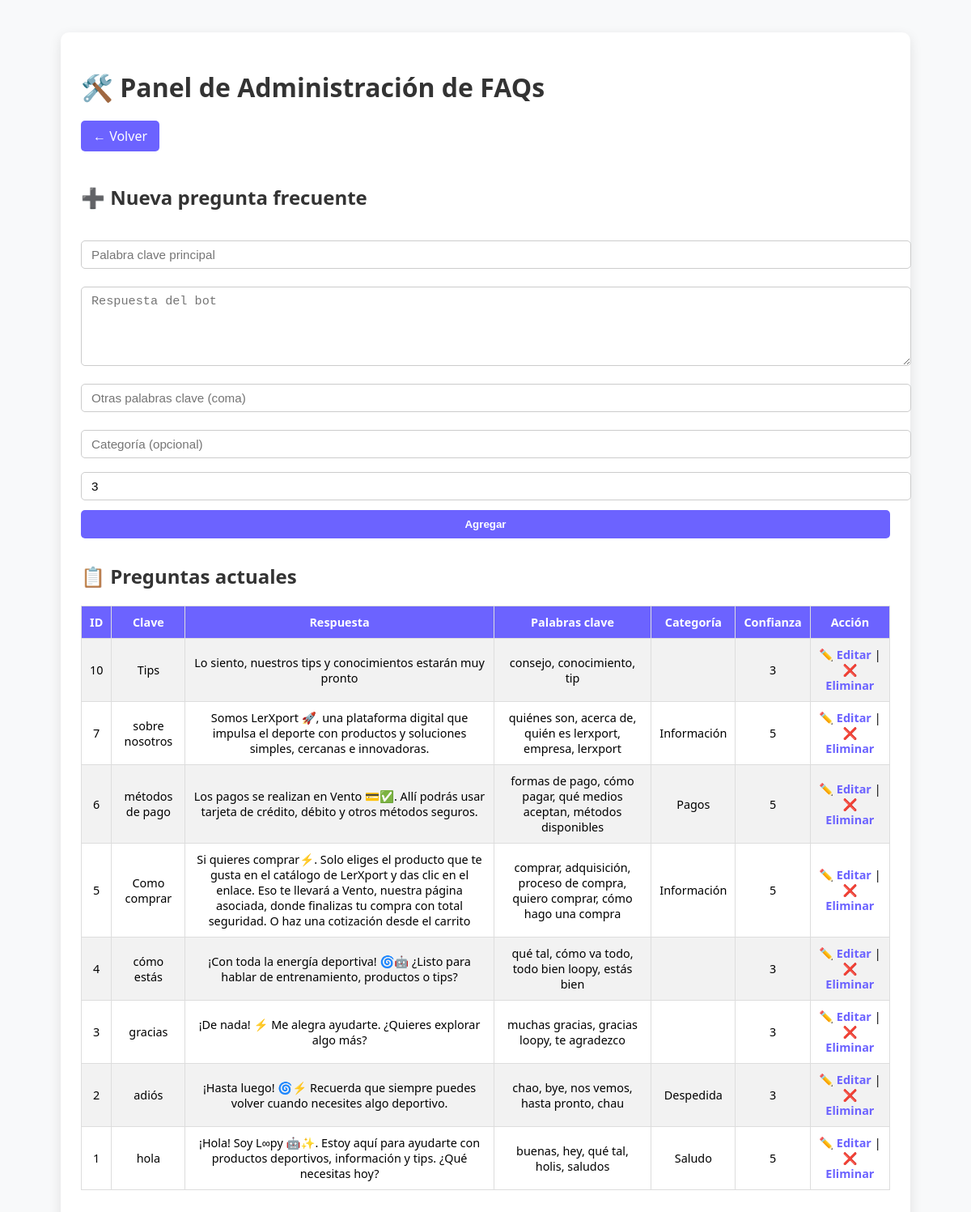
Page /Loopy/admin_faq.php on the committed database.
### tables this page shows
CREATE TABLE `faq` (
  `id` int(11) NOT NULL,
  `pregunta_clave` varchar(255) NOT NULL,
  `respuesta` text NOT NULL,
  `palabras_clave` text DEFAULT NULL,
  `categoria` varchar(50) DEFAULT NULL,
  `confianza` int(11) DEFAULT 1
);

### Loopy/admin_faq.php (the view, shortened to what this page needs)
<?php
include '../ASSETS/PHP/conexion.php';
$faqs = $conn->query("SELECT * FROM faq ORDER BY id DESC");
$modoEditar = isset($_GET['edit']);
$faqEditar = null;
?>
<!DOCTYPE html>
<html lang="es">
<head>
    <link rel="stylesheet" href="style.css">
</head>
<body>
<div class="panel">
    <h1>🛠️ Panel de Administración de FAQs</h1>
    <a href="../VIEW/Admin.php" class="btn-volver">← Volver</a>
    <form method="POST">
        <h2><?= $modoEditar ? "✏️ Editar respuesta existente" : "➕ Nueva pregunta frecuente" ?></h2>
        <input type="text" name="pregunta" placeholder="Palabra clave principal" value="<?= $modoEditar ? htmlspecialchars($faqEditar['pregunta_clave']) : '' ?>" required>
        <textarea name="respuesta" placeholder="Respuesta del bot" required><?= $modoEditar ? htmlspecialchars($faqEditar['respuesta']) : '' ?></textarea>
        <input type="text" name="palabras" placeholder="Otras palabras clave (coma)" value="<?= $modoEditar ? htmlspecialchars($faqEditar['palabras_clave']) : '' ?>">
        <input type="text" name="categoria" placeholder="Categoría (opcional)" value="<?= $modoEditar ? htmlspecialchars($faqEditar['categoria']) : '' ?>">
        <input type="number" name="confianza" placeholder="Confianza (1-5)" value="<?= $modoEditar ? $faqEditar['confianza'] : 3 ?>">
        <button type="submit" name="<?= $modoEditar ? 'editar' : 'nueva' ?>">
            <?= $modoEditar ? '💾 Guardar cambios' : 'Agregar' ?>
        </button>
    </form>
    <h2>📋 Preguntas actuales</h2>
    <table>
        <tr>
            <th>ID</th><th>Clave</th><th>Respuesta</th><th>Palabras clave</th><th>Categoría</th><th>Confianza</th><th>Acción</th>
        </tr>
        <?php while ($row = $faqs->fetch_assoc()) { ?>
            <tr>
                <td><?= $row['id'] ?></td>
                <td><?= htmlspecialchars($row['pregunta_clave']) ?></td>
                <td><?= htmlspecialchars($row['respuesta']) ?></td>
                <td><?= $row['palabras_clave'] ?></td>
                <td><?= $row['categoria'] ?></td>
                <td><?= $row['confianza'] ?></td>
                <td>
                    <a href="?edit=<?= $row['id'] ?>">✏️ Editar</a> |
                    <a href="?eliminar=<?= $row['id'] ?>" onclick="return confirm('¿Eliminar esta pregunta?')">❌ Eliminar</a>
                </td>
            </tr>
        <?php } ?>
    </table>
</div>
</body>
</html>

### Loopy/style.css (style rules this page uses)
body { font-family: 'Arial', sans-serif; background-color: #f4f4f4; margin: 0; padding: 30px; }
.chatbox, .panel { max-width: 700px; margin: auto; background: white; border-radius: 8px; padding: 20px; box-shadow: 0 0 10px rgba(0,0,0,0.1); }
h1, h2 { color: #1e88e5; }
input[type="text"], textarea { width: 100%; padding: 10px; margin: 5px 0; border: 1px solid #ccc; border-radius: 4px; }
button { padding: 10px 20px; background: #1e88e5; color: white; border: none; border-radius: 4px; cursor: pointer; }
table { width: 100%; border-collapse: collapse; margin-top: 20px; }
th, td { padding: 10px; border: 1px solid #ddd; }
th { background-color: #eee; }

### Loopy/admin_faq.php (style rules this page uses)
body { background-color: #f8f9fa; font-family: 'Segoe UI', sans-serif; margin: 0; padding: 0; }
.panel { max-width: 1000px; margin: 40px auto; background: #fff; padding: 25px; border-radius: 10px; box-shadow: 0 5px 15px rgba(0,0,0,0.1); }
h1, h2 { color: #333; margin-bottom: 20px; }
h1 { font-size: 2rem; display: flex; align-items: center; gap: 10px; }
.btn-volver { display: inline-block; margin-bottom: 20px; padding: 8px 15px; background-color: #6c63ff; color: white; text-decoration: none; border-radius: 5px; transition: background 0.3s; }
form { display: flex; flex-direction: column; gap: 12px; margin-bottom: 30px; }
form input[type="text"], form input[type="number"], form textarea { padding: 8px 12px; border: 1px solid #ccc; border-radius: 5px; font-size: 0.95rem; width: 100%; }
form textarea { resize: vertical; min-height: 80px; }
form button { padding: 10px 15px; background-color: #6c63ff; color: white; border: none; border-radius: 5px; cursor: pointer; font-weight: bold; transition: background 0.3s; }
table { width: 100%; border-collapse: collapse; margin-bottom: 20px; }
table th, table td { padding: 10px; border: 1px solid #ddd; text-align: center; font-size: 0.9rem; }
table th { background-color: #6c63ff; color: white; }
table tr:nth-child(even) { background-color: #f2f2f2; }
table a { text-decoration: none; color: #6c63ff; font-weight: bold; transition: color 0.2s; }

### rows in the picture
faq: id "10", pregunta_clave "Tips", respuesta "Lo siento, nuestros tips y conocimientos estarán muy pronto", palabras_clave "consejo, conocimiento, tip", confianza "3"
faq: id "7", pregunta_clave "sobre nosotros", respuesta "Somos LerXport 🚀, una plataforma digital que impulsa el deporte con productos y soluciones simples, cercanas e innovadoras.", palabras_clave "quiénes son, acerca de, quién es lerxport, empresa, lerxport", categoria "Información", confianza "5"
faq: id "6", pregunta_clave "métodos de pago", respuesta "Los pagos se realizan en Vento 💳✅. Allí podrás usar tarjeta de crédito, débito y otros métodos seguros.", palabras_clave "formas de pago, cómo pagar, qué medios aceptan, métodos disponibles", categoria "Pagos", confianza "5"
faq: id "5", pregunta_clave "Como comprar", respuesta "Si quieres comprar⚡. Solo eliges el producto que te gusta en el catálogo de LerXport y das clic en el enlace. Eso te llevará a Vento, nuestra página asociada, donde finalizas tu compra con total seguridad. O haz una cotización desde el carrito", palabras_clave "comprar, adquisición, proceso de compra, quiero comprar, cómo hago una compra", categoria "Información", confianza "5"
faq: id "4", pregunta_clave "cómo estás", respuesta "¡Con toda la energía deportiva! 🌀🤖 ¿Listo para hablar de entrenamiento, productos o tips?", palabras_clave "qué tal, cómo va todo, todo bien loopy, estás bien", confianza "3"
faq: id "3", pregunta_clave "gracias", respuesta "¡De nada! ⚡ Me alegra ayudarte. ¿Quieres explorar algo más?", palabras_clave "muchas gracias, gracias loopy, te agradezco", confianza "3"
faq: id "2", pregunta_clave "adiós", respuesta "¡Hasta luego! 🌀⚡ Recuerda que siempre puedes volver cuando necesites algo deportivo.", palabras_clave "chao, bye, nos vemos, hasta pronto, chau", categoria "Despedida", confianza "3"
faq: id "1", pregunta_clave "hola", respuesta "¡Hola! Soy L∞py 🤖✨. Estoy aquí para ayudarte con productos deportivos, información y tips. ¿Qué necesitas hoy?", palabras_clave "buenas, hey, qué tal, holis, saludos", categoria "Saludo", confianza "5"
